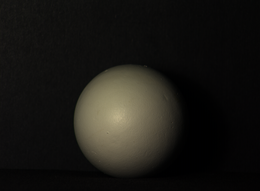
%> input picture real_images/sphere-lamp1.tif, 260 x 191 px, shrunk from 637 x 468 before the run
$ octave PhotometricStereo.m   (GNU Octave 9; MATLAB toolbox functions it lacks are replaced by stand-ins)
%> lines starting %> are read from the running program, lines starting %| are printed output that depends on the picture
### getLightDir.m
function [sx, sy, sz] = getLightDir(filename)
%> called with filename = 'sphere-lamp1.tif'
% Compute the light direction from an image of calibration sphere
% iluminated by single light source

image = imread(strcat('real_images/', filename));
%> image is the input picture: size 191x260x3 uint8; mean R, G, B 25.5, 24.1, 20.3
img = (double(image(:,:,1)) + double(image(:,:,2)) + double(image(:,:,3))) / (3*255);
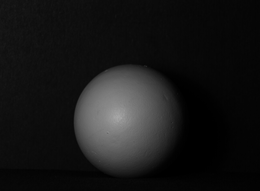
%> img: size 191x260 double; min 0, max 0.655, mean 0.0914

centerX = 319;
centerY = 181;
radius = 138;

[focusY, focusX] = find(img == max(max(img)));
%> focusY = 118; focusX = 118
ptX = mean(focusX);
%> ptX = 118
ptY = size(image, 1) - mean(focusY);
%> ptY = 73

x = ptX - centerX;
%> x = -201
y = ptY - centerY;
%> y = -108
d = sqrt(x^2 + y^2);
%> d = 228.2
z = -sqrt(radius^2 - d^2);

sx = x / radius;
%> sx = -1.46
sy = y / radius;
%> sy = -0.783
sz = z / radius;

end

### PhotometricStereo.m
[sx1, sy1, sz1] = getLightDir('sphere-lamp1.tif');
%> sx1 = -1.46; sy1 = -0.783
[sx2, sy2, sz2] = getLightDir('sphere-lamp2.tif');
%> call 2 of getLightDir, with filename = 'sphere-lamp2.tif'
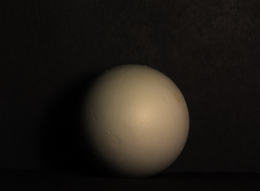
%> input picture real_images/sphere-lamp2.tif, 260 x 191 px, shrunk from 637 x 468 before the run
%> in getLightDir, image is the input picture: size 191x260x3 uint8; mean R, G, B 31.5, 26.9, 21.9
%> in getLightDir (call 2), `img = (double(image(:,:,1)) + double(image(:,:,2)) + double(image(:,:,..`:
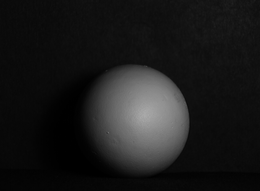
%> img: size 191x260 double; min 0, max 0.669, mean 0.105
%> in getLightDir (call 2), `[focusY, focusX] = find(img == max(max(img)));`: focusY = 117; focusX = 145
%> in getLightDir (call 2), `ptY = size(image, 1) - mean(focusY);`: ptY = 74
%> in getLightDir (call 2), `x = ptX - centerX;`: x = -174
%> in getLightDir (call 2), `y = ptY - centerY;`: y = -107
%> in getLightDir (call 2), `d = sqrt(x^2 + y^2);`: d = 204.3
%> in getLightDir (call 2), `sx = x / radius;`: sx = -1.26
%> in getLightDir (call 2), `sy = y / radius;`: sy = -0.775
%> sx2 = -1.26; sy2 = -0.775
[sx3, sy3, sz3] = getLightDir('sphere-lamp3.tif');
%> call 3 of getLightDir, with filename = 'sphere-lamp3.tif'
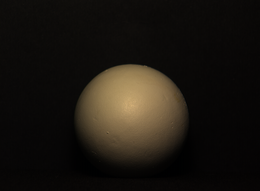
%> input picture real_images/sphere-lamp3.tif, 260 x 191 px, shrunk from 637 x 468 before the run
%> in getLightDir, image is the input picture: size 191x260x3 uint8; mean R, G, B 27.2, 22.7, 16.7
%> in getLightDir (call 3), `img = (double(image(:,:,1)) + double(image(:,:,2)) + double(image(:,:,..`:
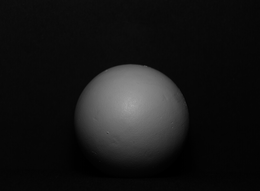
%> img: size 191x260 double; min 0, max 0.656, mean 0.087
%> in getLightDir (call 3), `[focusY, focusX] = find(img == max(max(img)));`: focusY = 106; focusX = 132
%> in getLightDir (call 3), `ptY = size(image, 1) - mean(focusY);`: ptY = 85
%> in getLightDir (call 3), `x = ptX - centerX;`: x = -187
%> in getLightDir (call 3), `y = ptY - centerY;`: y = -96
%> in getLightDir (call 3), `d = sqrt(x^2 + y^2);`: d = 210.2
%> in getLightDir (call 3), `sx = x / radius;`: sx = -1.36
%> in getLightDir (call 3), `sy = y / radius;`: sy = -0.696
%> sx3 = -1.36; sy3 = -0.696

[A, B] = meshgrid(-2.2:0.01:2.2);
p = ((10.^A.*sy2-sy1).*(10.^B.*sz3-sz2)-(10.^B.*sy3-sy2).*(10.^A.*sz2-sz1))...
    ./((10.^A.*sy2-sy1).*(10.^B.*sx3-sx2)+(10.^B.*sy3-sy2).*(sx1-10.^A.*sx2));
q = (sx1.*p - 10.^A.*sx2.*p + 10.^A.*sz2 - sz1) ./ (10.^A.*sy2 - sy1);

[file1,] = uigetfile('*.tif');
%> the answer given: real_images/sphere-lamp1.tif
[file2,] = uigetfile('*.tif');
%> the answer given: real_images/sphere-lamp2.tif
[file3,] = uigetfile('*.tif');
%> the answer given: real_images/sphere-lamp3.tif

image1 = imread(strcat('real_images/',file1));
image2 = imread(strcat('real_images/',file2));
image3 = imread(strcat('real_images/',file3));

img1 = (double(image1(:,:,1)) + double(image1(:,:,2)) + double(image1(:,:,3))) / (3*255);
img2 = (double(image2(:,:,1)) + double(image2(:,:,2)) + double(image2(:,:,3))) / (3*255);
img3 = (double(image3(:,:,1)) + double(image3(:,:,2)) + double(image3(:,:,3))) / (3*255);

w = size(img1, 2);
%> w = 260
h = size(img1, 1);
%> h = 191

img1(img1<0.1) = 0;
img2(img2<0.1) = 0;
img3(img3<0.1) = 0;

E1_E2 = log10(img1 ./ img2);
E2_E3 = log10(img2 ./ img3);
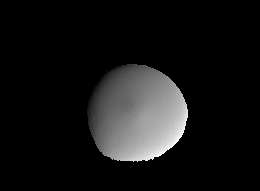
%> E2_E3: size 191x260 double; 84.37% of the values are NaN or infinite; the others: min -0.538, max 0.55, mean 0.0338; drawn with min black, max white, NaN and infinite black

for i = 1:h
    for j = 1:w
        a = round(E1_E2(i, j), 1);
        b = round(E2_E3(i, j), 1);
        x = b * 100 + 221;
        y = a * 100 + 221;
        if a <= 2.2 & a >= -2.2 & b <= 2.2 & b >= -2.2
            g(h-i+1, j, :) = [p(x, y), q(x,y)];
            n(h-i+1, j, :) = [p(x, y), q(x,y), -1] / sqrt(p(x, y)^2 + q(x,y)^2 + 1);
        else
            g(h-i+1, j, :) = [0, 0];
            n(h-i+1, j, :) = [0, 0, 0];
        end
    end
end

step = 10;
[x, y] = meshgrid(1:step:w, 1:step:h);
quiver(x, y, n(1:step:h, 1:step:w, 1), n(1:step:h, 1:step:w, 2));
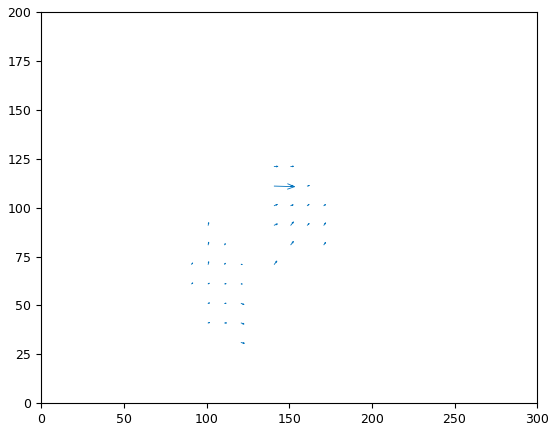
%> figure redrawn from the program's plot data; highest point at x = 1, y = 191
